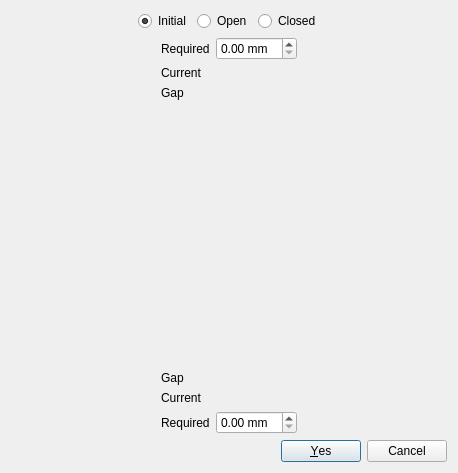
<?xml version="1.0" encoding="UTF-8"?>
<ui version="4.0">
 <class>qSlicerIhepPairOfLeavesControlDialog</class>
 <widget class="QDialog" name="qSlicerIhepPairOfLeavesControlDialog">
  <property name="windowModality">
   <enum>Qt::ApplicationModal</enum>
  </property>
  <property name="enabled">
   <bool>true</bool>
  </property>
  <property name="geometry">
   <rect>
    <x>0</x>
    <y>0</y>
    <width>458</width>
    <height>473</height>
   </rect>
  </property>
  <property name="windowTitle">
   <string>Pair of Leaves Control Dialog</string>
  </property>
  <property name="modal">
   <bool>true</bool>
  </property>
  <layout class="QGridLayout" name="gridLayout_3">
   <item row="0" column="0">
    <layout class="QGridLayout" name="gridLayout_2">
     <item row="0" column="0">
      <layout class="QHBoxLayout" name="horizontalLayout">
       <item>
        <spacer name="horizontalSpacer_2">
         <property name="orientation">
          <enum>Qt::Horizontal</enum>
         </property>
         <property name="sizeHint" stdset="0">
          <size>
           <width>40</width>
           <height>20</height>
          </size>
         </property>
        </spacer>
       </item>
       <item>
        <widget class="QRadioButton" name="RadioButton_Initial">
         <property name="text">
          <string>Initial</string>
         </property>
         <property name="checked">
          <bool>true</bool>
         </property>
         <attribute name="buttonGroup">
          <string notr="true">PositionButtonGroup</string>
         </attribute>
        </widget>
       </item>
       <item>
        <widget class="QRadioButton" name="RadioButton_Open">
         <property name="text">
          <string>Open</string>
         </property>
         <attribute name="buttonGroup">
          <string notr="true">PositionButtonGroup</string>
         </attribute>
        </widget>
       </item>
       <item>
        <widget class="QRadioButton" name="RadioButton_Close">
         <property name="text">
          <string>Closed</string>
         </property>
         <attribute name="buttonGroup">
          <string notr="true">PositionButtonGroup</string>
         </attribute>
        </widget>
       </item>
       <item>
        <spacer name="horizontalSpacer_3">
         <property name="orientation">
          <enum>Qt::Horizontal</enum>
         </property>
         <property name="sizeHint" stdset="0">
          <size>
           <width>40</width>
           <height>20</height>
          </size>
         </property>
        </spacer>
       </item>
      </layout>
     </item>
     <item row="1" column="0">
      <layout class="QGridLayout" name="gridLayout">
       <item row="0" column="2">
        <spacer name="horizontalSpacer">
         <property name="orientation">
          <enum>Qt::Horizontal</enum>
         </property>
         <property name="sizeHint" stdset="0">
          <size>
           <width>40</width>
           <height>20</height>
          </size>
         </property>
        </spacer>
       </item>
       <item row="0" column="1">
        <layout class="QGridLayout" name="LeavesPairGridLayout">
         <item row="1" column="1">
          <widget class="QLabel" name="Label_Side2Current">
           <property name="text">
            <string/>
           </property>
          </widget>
         </item>
         <item row="2" column="1">
          <widget class="QLabel" name="Label_Side2Gap">
           <property name="text">
            <string/>
           </property>
          </widget>
         </item>
         <item row="0" column="0">
          <widget class="QLabel" name="Label_Side2Required">
           <property name="text">
            <string>Required</string>
           </property>
          </widget>
         </item>
         <item row="7" column="1">
          <widget class="QDoubleSpinBox" name="DoubleSpinBox_Side1Required">
           <property name="suffix">
            <string> mm</string>
           </property>
          </widget>
         </item>
         <item row="4" column="0">
          <widget class="QLabel" name="Label_Side1LeafNumber">
           <property name="sizePolicy">
            <sizepolicy hsizetype="Preferred" vsizetype="Expanding">
             <horstretch>0</horstretch>
             <verstretch>0</verstretch>
            </sizepolicy>
           </property>
           <property name="text">
            <string/>
           </property>
           <property name="alignment">
            <set>Qt::AlignCenter</set>
           </property>
          </widget>
         </item>
         <item row="3" column="0">
          <widget class="QLabel" name="Label_Side2LeafNumber">
           <property name="sizePolicy">
            <sizepolicy hsizetype="Preferred" vsizetype="Expanding">
             <horstretch>0</horstretch>
             <verstretch>0</verstretch>
            </sizepolicy>
           </property>
           <property name="text">
            <string/>
           </property>
           <property name="textFormat">
            <enum>Qt::PlainText</enum>
           </property>
           <property name="alignment">
            <set>Qt::AlignCenter</set>
           </property>
          </widget>
         </item>
         <item row="3" column="1" rowspan="2">
          <widget class="qSlicerVerticalPairOfLeavesWidget" name="PairOfLeavesWidget" native="true"/>
         </item>
         <item row="5" column="1">
          <widget class="QLabel" name="Label_Side1Gap">
           <property name="text">
            <string/>
           </property>
          </widget>
         </item>
         <item row="6" column="1">
          <widget class="QLabel" name="Label_Side1Current">
           <property name="text">
            <string/>
           </property>
          </widget>
         </item>
         <item row="7" column="0">
          <widget class="QLabel" name="Label_Side1Required">
           <property name="text">
            <string>Required</string>
           </property>
          </widget>
         </item>
         <item row="2" column="0">
          <widget class="QLabel" name="_Label_Side2Gap">
           <property name="text">
            <string>Gap</string>
           </property>
          </widget>
         </item>
         <item row="0" column="1">
          <widget class="QDoubleSpinBox" name="DoubleSpinBox_Side2Required">
           <property name="suffix">
            <string> mm</string>
           </property>
          </widget>
         </item>
         <item row="1" column="0">
          <widget class="QLabel" name="_Label_Side2Current">
           <property name="text">
            <string>Current</string>
           </property>
          </widget>
         </item>
         <item row="6" column="0">
          <widget class="QLabel" name="_Label_Side1Current">
           <property name="text">
            <string>Current</string>
           </property>
          </widget>
         </item>
         <item row="5" column="0">
          <widget class="QLabel" name="_Label_Side1Gap">
           <property name="text">
            <string>Gap</string>
           </property>
          </widget>
         </item>
        </layout>
       </item>
       <item row="0" column="0">
        <spacer name="horizontalSpacer_4">
         <property name="orientation">
          <enum>Qt::Horizontal</enum>
         </property>
         <property name="sizeHint" stdset="0">
          <size>
           <width>40</width>
           <height>20</height>
          </size>
         </property>
        </spacer>
       </item>
      </layout>
     </item>
    </layout>
   </item>
   <item row="1" column="0">
    <widget class="QDialogButtonBox" name="buttonBox">
     <property name="enabled">
      <bool>true</bool>
     </property>
     <property name="orientation">
      <enum>Qt::Horizontal</enum>
     </property>
     <property name="standardButtons">
      <set>QDialogButtonBox::Cancel|QDialogButtonBox::Yes</set>
     </property>
    </widget>
   </item>
  </layout>
 </widget>
 <customwidgets>
  <customwidget>
   <class>qSlicerVerticalPairOfLeavesWidget</class>
   <extends>QWidget</extends>
   <header location="global">qSlicerPairOfLeavesWidget.h</header>
   <container>1</container>
  </customwidget>
 </customwidgets>
 <resources/>
 <connections>
  <connection>
   <sender>buttonBox</sender>
   <signal>accepted()</signal>
   <receiver>qSlicerIhepPairOfLeavesControlDialog</receiver>
   <slot>accept()</slot>
   <hints>
    <hint type="sourcelabel">
     <x>228</x>
     <y>451</y>
    </hint>
    <hint type="destinationlabel">
     <x>228</x>
     <y>236</y>
    </hint>
   </hints>
  </connection>
  <connection>
   <sender>buttonBox</sender>
   <signal>rejected()</signal>
   <receiver>qSlicerIhepPairOfLeavesControlDialog</receiver>
   <slot>reject()</slot>
   <hints>
    <hint type="sourcelabel">
     <x>228</x>
     <y>451</y>
    </hint>
    <hint type="destinationlabel">
     <x>228</x>
     <y>236</y>
    </hint>
   </hints>
  </connection>
 </connections>
 <buttongroups>
  <buttongroup name="PositionButtonGroup"/>
 </buttongroups>
</ui>
